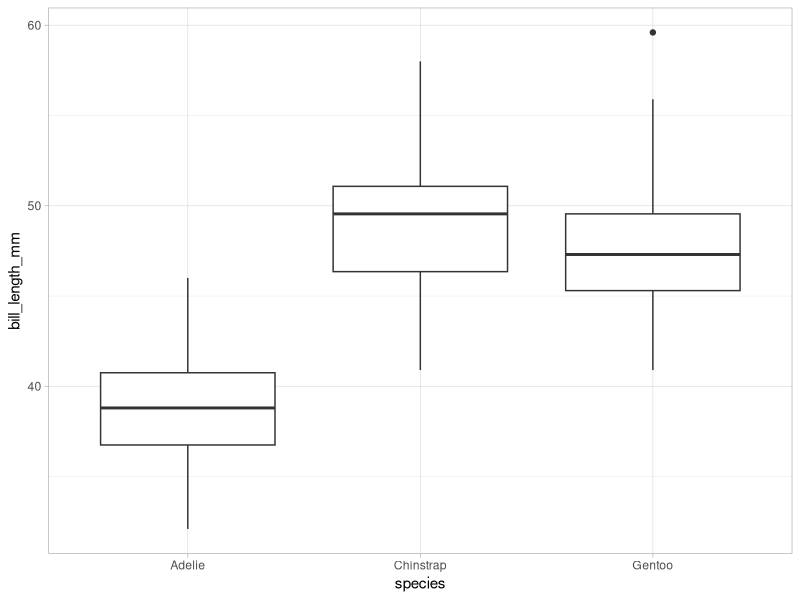

Recreate this plot in R. (Note: this script raises an error after producing the figure.)
## ---- chunk 1
knitr::opts_chunk$set(comment=NA)
## ---- chunk 2
library(palmerpenguins)
library(tidyverse)

## always need tidyverse, can include other packages too
## which should always be inserted above the tidyverse
## need palmerpenguins for Questions 1-3

theme_set(theme_light())  ## or use theme_set(theme_bw())
## ---- chunk 3
ggplot(penguins, aes(x = species, y = bill_length_mm)) +
  geom_boxplot()
## ---- chunk 4
mean(penguins$bill_length_mm, trim = 0.1, na.rm = TRUE)
## ---- chunk 5
set.seed(1)
## ---- chunk 6
sessioninfo::session_info()
